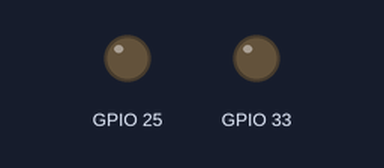
This sketch was run on a simulated ESP32. On the bench: output pins drawn as LEDs (lit = HIGH).

Above: at 0.0 s.
At 10.57 s:
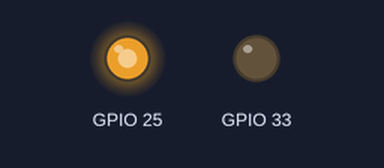
At 21.15 s:
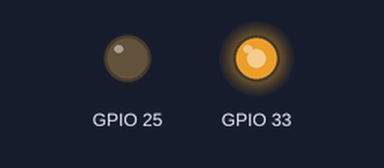
At 39.77 s:
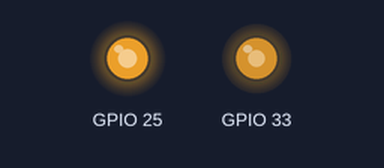
Timing chart, 0 to 40.0 s (numbered marks = the images above):
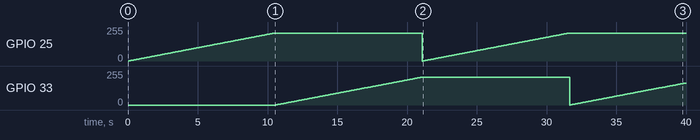

The sketch:

TENS_Device.ino
```cpp
#include "driver/dac.h"

void setup() {
  // Set pin 25 to DAC
  dac_output_enable(DAC_CHANNEL_1); // DAC_CHANNEL_1 corresponds to GPIO25

  // Set pin 26 to PWM
  const int pwmFreq = 5000;  // PWM frequency
  const int pwmChannel = 0;  // PWM channel
  const int pwmResolution = 8;  // PWM resolution in bits

  ledcSetup(pwmChannel, pwmFreq, pwmResolution);  // Configure PWM
  ledcAttachPin(33, pwmChannel);  // Attach GPIO26 to the PWM channel
}

void loop() {
  // Generate a DAC output on pin 25
  for (int i = 0; i <= 210; i++) {
    dac_output_voltage(DAC_CHANNEL_1, i);  // Set DAC output voltage
    delay(50);  // Delay to observe the change
  }

  // Generate a PWM signal on pin 26
  for (int dutyCycle = 0; dutyCycle <= 210; dutyCycle++) {
    ledcWrite(0, dutyCycle);  // Set PWM duty cycle
    delay(50);  // Delay to observe the change
  }
}
```
